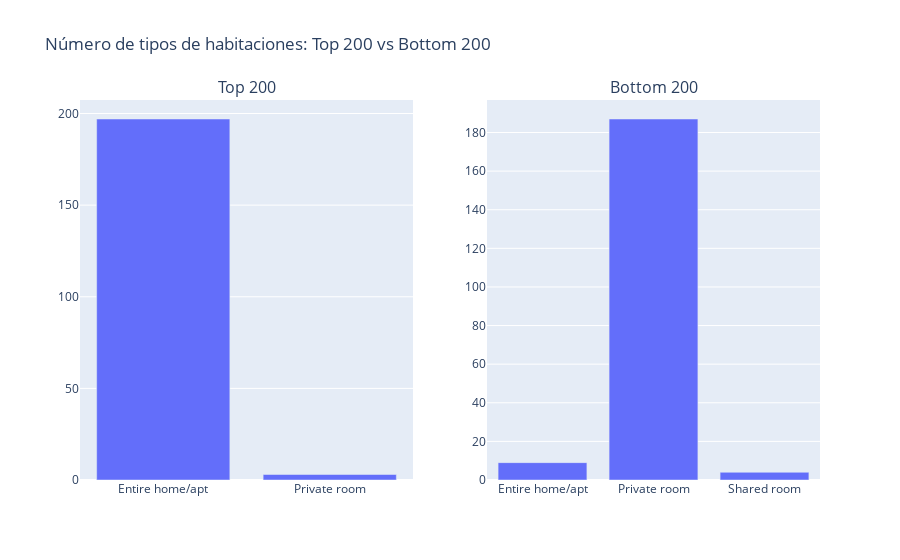

Notebook source saved alongside this figure:
### Code cell
# COMPARACION DEL TIPO DE HABITACION

room_type_top200 = top_200.groupby('room_type')['room_type'].value_counts()

room_type_bottom200 = bottom_200.groupby('room_type')['room_type'].value_counts()


# Creamos las figuras
fig1= px.bar(x=room_type_top200.index, y=room_type_top200.values, labels={'x': 'Tipo de Habitación', 'y': 'Número'}, title= 'Número de tipos de habitaciones - TOP_200', template='plotly')

fig2= px.bar(x=room_type_bottom200.index,y=room_type_bottom200.values, labels={'x': 'Tipo de Habitación', 'y': 'Número'}, title= 'Número de tipos de habitaciones - BOTTOM_200', template='plotly')

# Crear subplots
fig = make_subplots(rows=1, cols=2, subplot_titles=('Top 200', 'Bottom 200'))

# Añadir las trazas del primer gráfico de barras a la primera columna del subplot
for trace in fig1.data:
    fig.add_trace(trace, row=1, col=1)

# Añadir las trazas del segundo gráfico de barras a la segunda columna del subplot
for trace in fig2.data:
    fig.add_trace(trace, row=1, col=2)

# Actualizar el layout del gráfico
fig.update_layout(title_text='Número de tipos de habitaciones: Top 200 vs Bottom 200')

# Mostrar el gráfico
fig.show()

### Figure 1 — Plotly figure (JSON) as saved in the notebook; plotly's stock layout.template omitted (floating-point values rounded to 4 significant figures)
{"data": [{"alignmentgroup": "True", "hovertemplate": "Tipo de Habitación=%{x}<br>Número=%{y}<extra></extra>", "legendgroup": "", "marker": {"color": "#636efa", "pattern": {"shape": ""}}, "name": "", "offsetgroup": "", "orientation": "v", "showlegend": false, "textposition": "auto", "type": "bar", "x": ["Entire home/apt", "Private room"], "xaxis": "x", "y": [197, 3], "yaxis": "y"}, {"alignmentgroup": "True", "hovertemplate": "Tipo de Habitación=%{x}<br>Número=%{y}<extra></extra>", "legendgroup": "", "marker": {"color": "#636efa", "pattern": {"shape": ""}}, "name": "", "offsetgroup": "", "orientation": "v", "showlegend": false, "textposition": "auto", "type": "bar", "x": ["Entire home/apt", "Private room", "Shared room"], "xaxis": "x2", "y": [9, 187, 4], "yaxis": "y2"}], "layout": {"annotations": [{"font": {"size": 16}, "showarrow": false, "text": "Top 200", "x": 0.225, "xanchor": "center", "xref": "paper", "y": 1, "yanchor": "bottom", "yref": "paper"}, {"font": {"size": 16}, "showarrow": false, "text": "Bottom 200", "x": 0.775, "xanchor": "center", "xref": "paper", "y": 1, "yanchor": "bottom", "yref": "paper"}], "title": {"text": "Número de tipos de habitaciones: Top 200 vs Bottom 200"}, "xaxis": {"anchor": "y", "domain": [0, 0.45]}, "xaxis2": {"anchor": "y2", "domain": [0.55, 1]}, "yaxis": {"anchor": "x", "domain": [0, 1]}, "yaxis2": {"anchor": "x2", "domain": [0, 1]}}}
